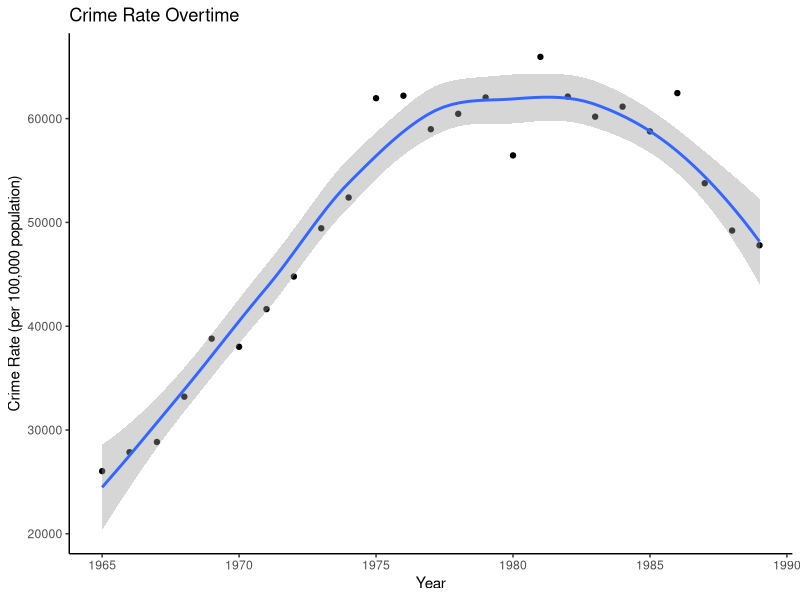
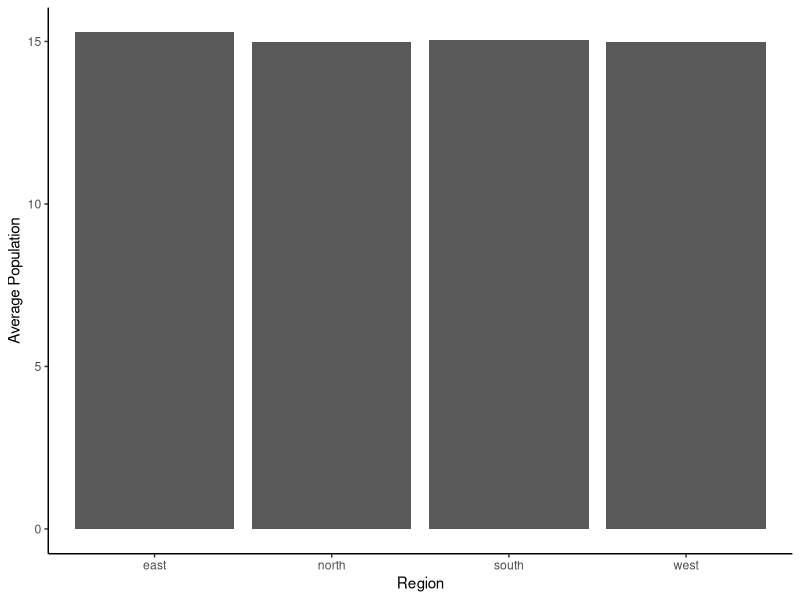
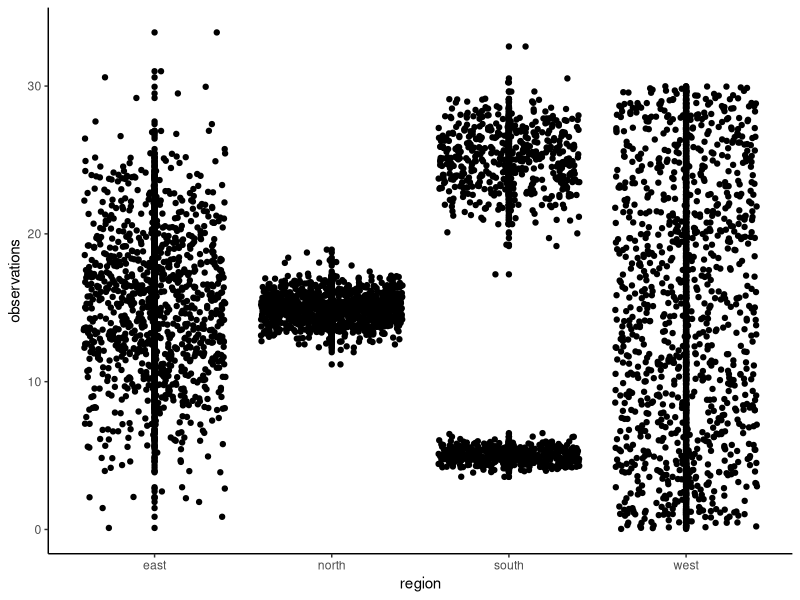

The R source for these figures, in order:
## PROBLEM 1
# read in data
crime = read.table("crime.txt", header=TRUE, sep="\t", stringsAsFactors=FALSE)

# load ggplot
library(ggplot2)

# use ggplot to produce scatterplot
ggplot(crime, aes(x=Year, y=Crime.Rate)) +
  geom_point() +
  xlab("Year") +
  ylab("Crime Rate (per 100,000 population)") +
  ggtitle("Crime Rate Overtime") +
  stat_smooth(method="loess") +
  theme_classic() 
  

## PROBLEM 2
# read in data
data = read.table("data.txt", header=TRUE, sep=",", stringsAsFactors = FALSE)

# use ggplot to produce barplot
ggplot(data, aes(x = region, y = observations)) +
  stat_summary(fun = mean, geom = "bar") +
  xlab("Region") +
  ylab("Average Population") +
  theme_classic()

# produce scatterplot
ggplot(data = data, aes(x = region, y = observations)) +
  geom_point() +
  geom_jitter() +
  theme_classic()

# the barplot and scatterplot are different because the scatterplot will show 
# the distribution of the data, whereas the barplot just reports the average.
# the barplot does not report very precisely. the scatterplot shows that for
# south, the data is very split (bimodal distribution). The barplot does not
# show this.